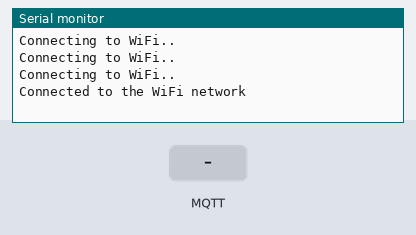
Bench run of a sketch on a simulated ESP8266 (NodeMCU). On the bench: the last lines printed to the serial monitor. Inputs (shaded band) come from the test bench. WiFi joins after 1.5 s; servers stay silent unless stated; no MQTT or app messages arrive unless stated.

Above: at 2.7 s.
2.8 s: MQTT message "1" arrives on the first subscribed topic
At 3.4 s:
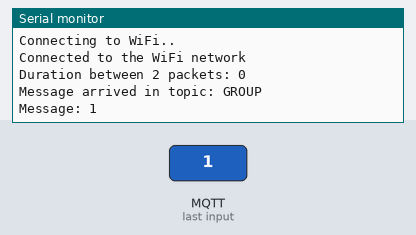
4.3 s: MQTT message "on" arrives on the first subscribed topic
At 5.5 s:
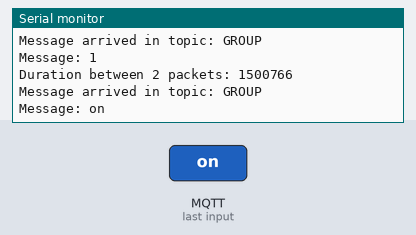
5.8 s: MQTT message "off" arrives on the first subscribed topic
At 6.8 s:
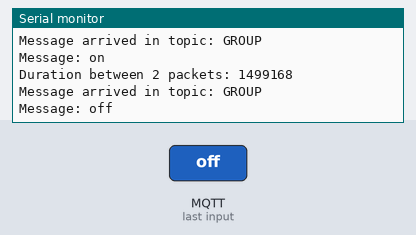

The sketch:

Task3_rec.ino
```cpp
#include <ESP8266WiFi.h>
#include <PubSubClient.h>

// Set the constants for your WiFi network
const char *ssid = "WIFI_SSID";
const char *password = "WIFI_PASSWORD";

// Set the constants for your MQTT Broker
const char *mqtt_broker = "broker IP";
const char *topic = "GROUP";
const char *mqtt_username = "client";
const char *mqtt_password = "test";
const int mqtt_port = 1883;

// Declare variables for timers
unsigned long	timer1, timer2, time_diff = 0;

// Create objects for WiFi and MQTT clients
WiFiClient espClient;
PubSubClient client(espClient);

void setup() {
 // Initialize the Serial communication at the baud rate of 115200
 Serial.begin(115200);

 // Connect to the specified WiFi network
 WiFi.begin(ssid, password);

 // Add a delay and print a message "Connecting to WiFi.." until connected
 while (WiFi.status() != WL_CONNECTED) {
  delay(500);
  Serial.println("Connecting to WiFi..");
 }

 // Print the connected WiFi network
 Serial.println("Connected to the WiFi network");

 // Configure the MQTT server and callback function
 client.setServer(mqtt_broker, mqtt_port);
 client.setCallback(callback);

 // Connect to the MQTT broker and subscribe to the topic
 while (!client.connected()) {
  if (client.connect("ESP8266", mqtt_username, mqtt_password)) {
   client.subscribe(topic);
  } else {
   delay(5000); // Retry connecting after 5 seconds
  }
 }
}

void callback(char *topic, byte *payload, unsigned int length) {
 // Mark processor time
 timer1 = micros();

 // Calculate the time difference between 2 packets if timer2 is not equal to 0
 if (timer2 != 0) {
  time_diff = timer1 - timer2;
 }

 // Print the duration between 2 packets
 Serial.print("Duration between 2 packets: ");
 Serial.println(time_diff);

 // Update timer2 with the value of timer1
 timer2 = timer1;

 // Print the message arrived in topic
 Serial.print("Message arrived in topic: ");
 Serial.println(topic);

 // Print the received message
 Serial.print("Message: ");
 for (int i = 0; i < length; i++) {
  Serial.print((char)payload[i]);
 }
 Serial.println();
}

void loop() {
 // Process and run the MQTT client loop
 client.loop();
}
```

Measured:
- after the input at 2.8 s, the serial monitor: prints a new line at once (image 1)
- after the input at 4.3 s, the serial monitor: prints a new line at once (image 2)
- after the input at 5.8 s, the serial monitor: prints a new line at once (image 3)
